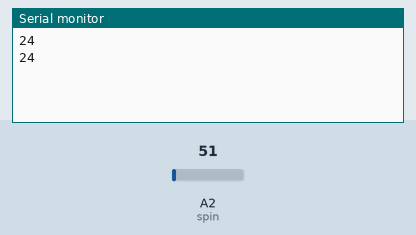
This sketch was run on a simulated Arduino Uno, built with avr-gcc and run on an emulated ATmega328P. On the bench: the last lines printed to the serial monitor. Inputs (shaded band) come from the test bench; at power-on: A2 (spin) = 51.

Above: at 2.8 s.
2.9 s: A2 (spin) set to 61
At 4.6 s:
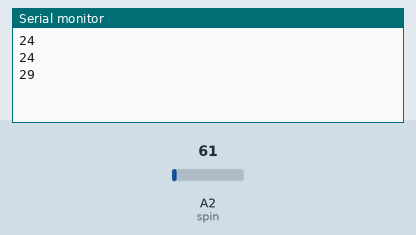
5.6 s: A2 (spin) set to 71
At 7.4 s:
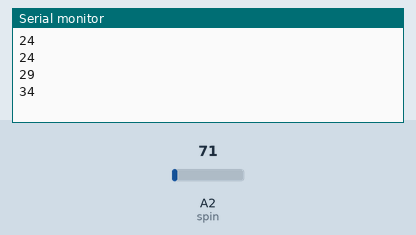
Timing chart, 0 to 8.9 s (numbered marks = the images above; inputs shaded):
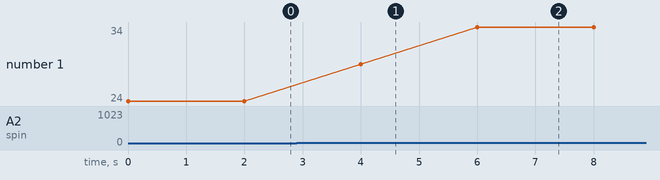

The sketch:

sketch_read_temp_SerialMoniter.ino
```cpp
//Code is for reading the data from LM35 and sending it via serial communication
int spin=A2;
void setup() {
  // put your setup code here, to run once:
Serial.begin(9600);
}

void loop() {
  // put your main code here, to run repeatedly:
int bitval=analogRead(spin);
float volt=float(bitval)*5/1023;
int temp=volt*100;
Serial.println(temp);
delay(2000);
}
```

Measured:
- after the input at 2.9 s, the serial monitor: prints a new line after 1.1 s (image 1)
- after the input at 5.6 s, the serial monitor: prints a new line after 0.40 s (image 2)
- plotted number 1: 24 → 29 after the input at 2.9 s, 29 → 34 after the input at 5.6 s
